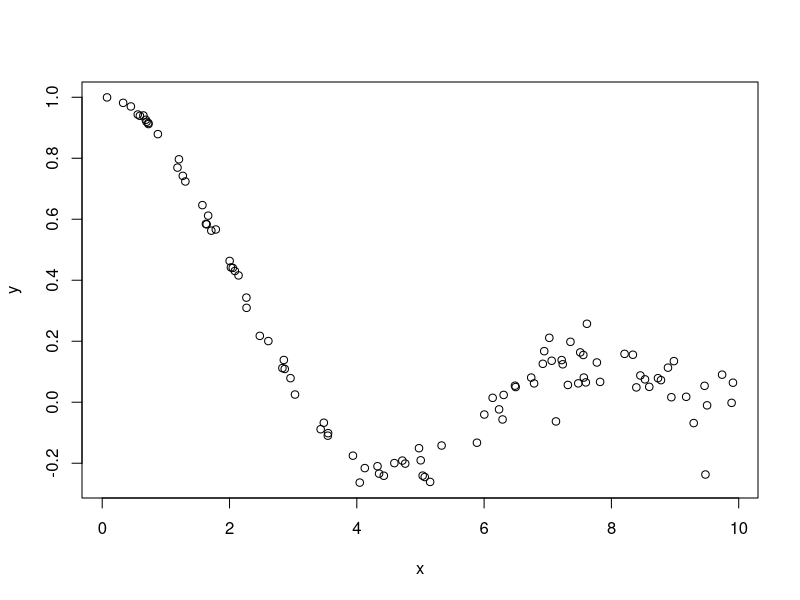

Reproduce this figure in R.
setwd("~/git/fortuna/gp_hetsked")

rm(list = ls())

N = 100

x.range = c(0, 10)
x = runif(N, x.range[1], x.range[2])

f = function(x) sin(x) / x
f.sd = function(x) 0.01 * x
  
y = sapply(x, f) + rnorm(N, sd = sapply(x, f.sd))

plot(y ~ x)

save(x, y, N, file = "data.RData")
